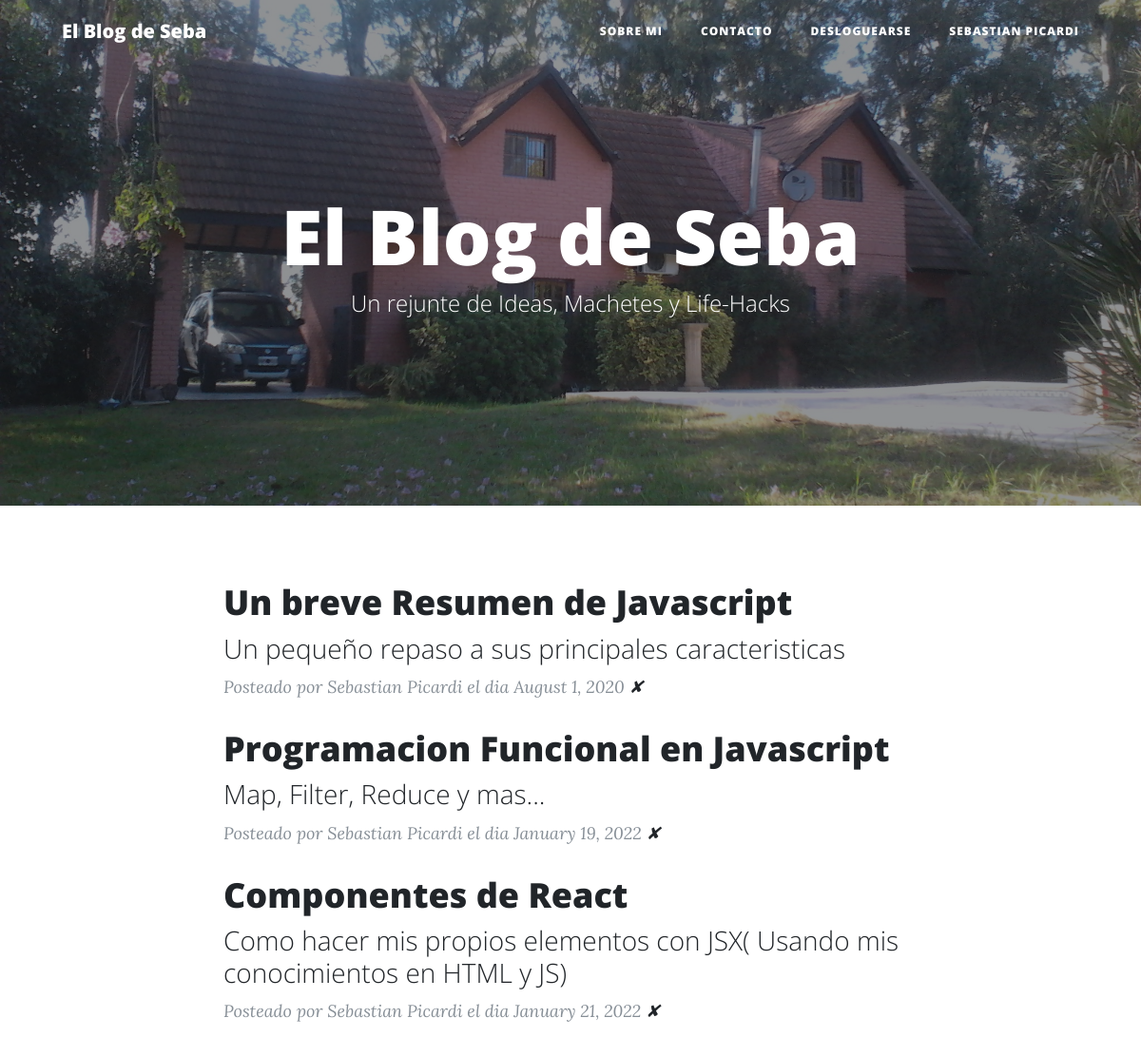
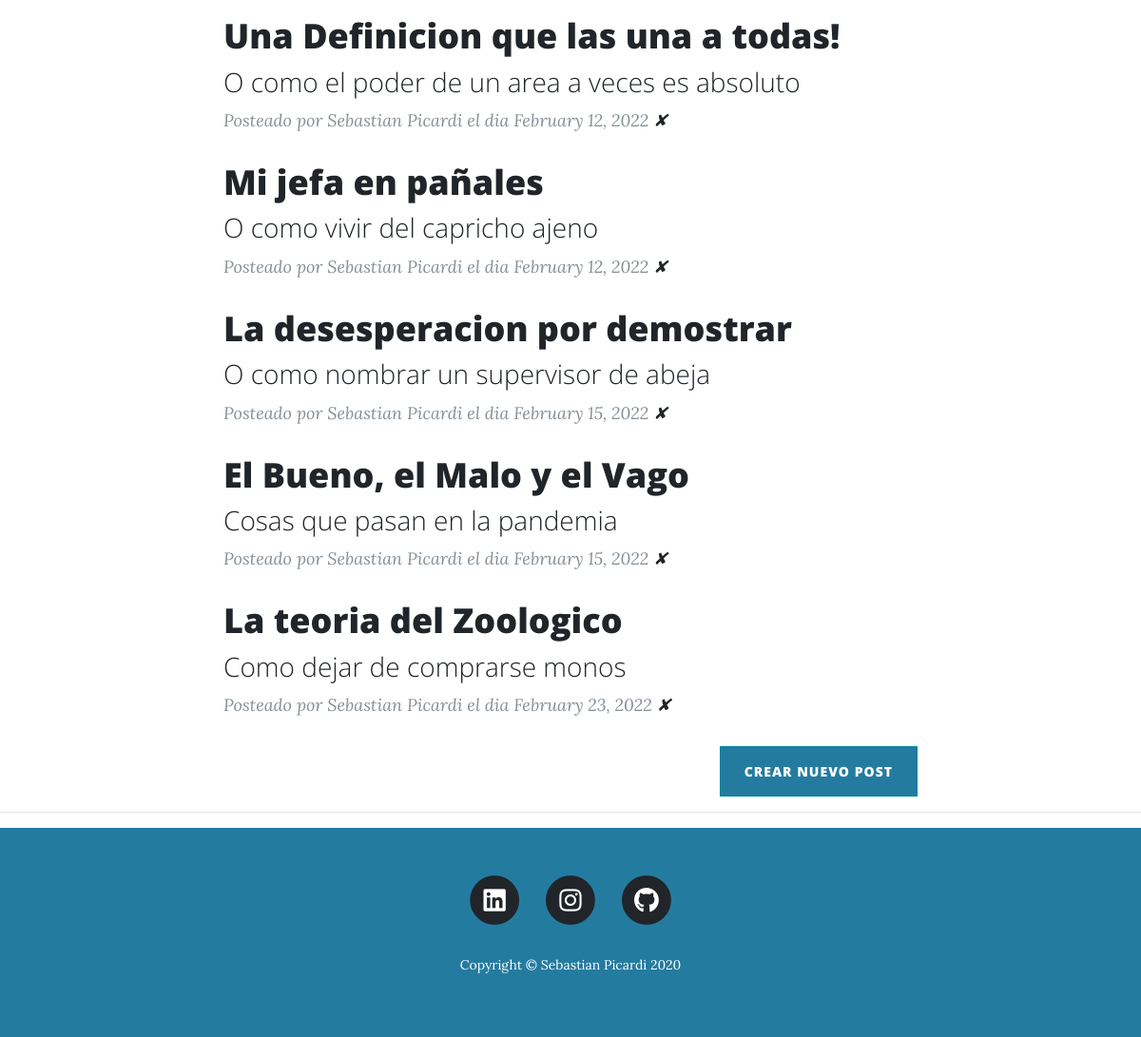
The page / (signed in) on the database its author committed (2 pictures, top to bottom).
### main.py (models this page shows)
class User(UserMixin, db.Model):
    __tablename__ = "users"
    id = db.Column(db.Integer, primary_key=True)
    email = db.Column(db.String(100), unique=True)
    password = db.Column(db.String(100))
    name = db.Column(db.String(100))
    posts = relationship("BlogPost", back_populates="author")
    comments = relationship("Comment", back_populates="comment_author")

class BlogPost(db.Model):
    __tablename__ = "blog_posts"
    id = db.Column(db.Integer, primary_key=True)
    author_id = db.Column(db.Integer, db.ForeignKey("users.id"))
    author = relationship("User", back_populates="posts")
    title = db.Column(db.String(250), unique=True, nullable=False)
    subtitle = db.Column(db.String(250), nullable=False)
    date = db.Column(db.String(250), nullable=False)
    body = db.Column(db.Text, nullable=False)
    img_url = db.Column(db.String(250), nullable=False)
    comments = relationship("Comment", back_populates="parent_post")

### main.py (the view)
@app.route('/')
def get_all_posts():
    posts = BlogPost.query.all()
    return render_template("index.html", all_posts=posts, current_user=current_user)

### main.py (called while the page is built)
@login_manager.user_loader
def load_user(user_id):
    return User.query.get(int(user_id))

### templates/index.html
{% include "header.html" %}
  <header class="masthead" style="background-image: url({{ url_for('static', filename='img/title-bg.jpg')}}">
    <div class="overlay"></div>
    <div class="container">
      <div class="row">
        <div class="col-lg-8 col-md-10 mx-auto">
          <div class="site-heading">
            <h1>El Blog de Seba</h1>
            <span class="subheading">Un rejunte de Ideas, Machetes y Life-Hacks</span>
          </div>
        </div>
      </div>
    </div>
  </header>
  <div class="container" >
    <div class="row">
      <div class="col-lg-8 col-md-10 mx-auto">
        {% for post in all_posts %}
        <div class="post-preview">
          <a href="{{ url_for('show_post', post_id=post.id) }}">
            <h2 class="post-title">
              {{post.title}}
            </h2>
            <h3 class="post-subtitle">
              {{post.subtitle}}
            </h3>
          </a>
          <p class="post-meta">Posteado por
            {{post.author.name}}
            el dia {{post.date}}
            {% if current_user.id == 1 : %}
            <a href="{{url_for('delete_post', post_id=post.id) }}">✘</a>
            {% endif %}
          </p>
        </div>
        {% endfor %}
        {% if current_user.id == 1: %}
        <div class="clearfix">
          <a class="btn btn-primary float-right" style="background-color:#247ba0" href="{{url_for('add_new_post')}}">Crear Nuevo Post</a>
        </div>
        {% endif %}
      </div>
    </div>
  </div>
  <hr>
{% include "footer.html" %}

### templates/header.html (shortened to what this page needs)
<!DOCTYPE html>
<html lang="en">
<head>
  <link href="{{ url_for('static', filename='vendor/bootstrap/css/bootstrap.min.css') }}" rel="stylesheet">
  <link href="{{ url_for('static', filename='vendor/fontawesome-free/css/all.min.css')}}" rel="stylesheet" type="text/css">
  <link href="{{ url_for('static', filename='css/clean-blog.min.css')}}" rel="stylesheet">
</head>
<body>
  <nav class="navbar navbar-expand-md navbar-light fixed-top" id="mainNav">
    <div class="container">
      <a class="navbar-brand" href="{{url_for('get_all_posts')}}">El Blog de Seba</a>
      <div class="collapse navbar-collapse" id="navbarResponsive">
        <ul class="navbar-nav ml-auto">
          <li class="nav-item">
            <a class="nav-link" href="{{ url_for('about') }}">Sobre Mi</a>
          </li>
          <li class="nav-item">
            <a class="nav-link" href="{{ url_for('contact') }}">Contacto</a>
          </li>
          {% if not current_user.is_authenticated: %}
          <li class="nav-item">
            <a class="nav-link" href="{{ url_for('login') }}">Login</a>
          </li>
          <li class="nav-item">
            <a class="nav-link" href="{{ url_for('register') }}">Registrarse</a>
          </li>
          {% else: %}
          <li class="nav-item">
            <a class="nav-link" href="{{ url_for('logout') }}">Desloguearse</a>
          </li>
          <li class="nav-item">
            <a class="nav-link" href="{{ url_for('logout') }}">{{current_user.name}}</a>
          </li>
          {% endif %}
        </ul>
      </div>
    </div>
  </nav>

### rows shown on the page
User: name "SEBASTIAN PICARDI"
BlogPost: title "Un breve Resumen de Javascript", subtitle "Un pequeño repaso a sus principales caracteristicas", author.name "Sebastian Picardi", date "August 1, 2020"
BlogPost: title "Programacion Funcional en Javascript", subtitle "Map, Filter, Reduce y mas...", author.name "Sebastian Picardi", date "January 19, 2022"
BlogPost: title "Componentes de React", subtitle "Como hacer mis propios elementos con JSX( Usando mis conocimientos en HTML y JS)", author.name "Sebastian Picardi", date "January 21, 2022"
BlogPost: title "Una Definicion que las una a todas!", subtitle "O como el poder de un area a veces es absoluto", author.name "Sebastian Picardi", date "February 12, 2022"
BlogPost: title "Mi jefa en pañales", subtitle "O como vivir del capricho ajeno", author.name "Sebastian Picardi", date "February 12, 2022"
BlogPost: title "La desesperacion por demostrar", subtitle "O como nombrar un supervisor de abeja", author.name "Sebastian Picardi", date "February 15, 2022"
BlogPost: title "El Bueno, el Malo y el Vago", subtitle "Cosas que pasan en la pandemia", author.name "Sebastian Picardi", date "February 15, 2022"
BlogPost: title "La teoria del Zoologico", subtitle "Como dejar de comprarse monos", author.name "Sebastian Picardi", date "February 23, 2022"
